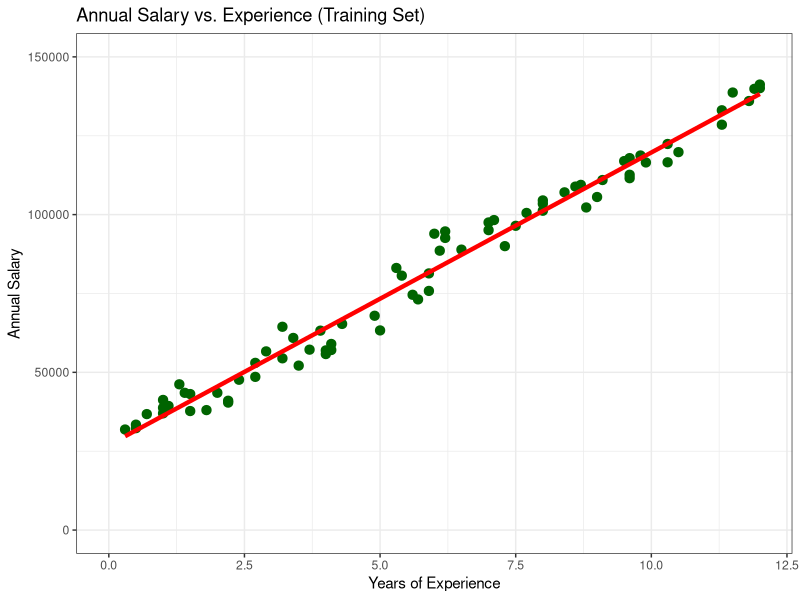
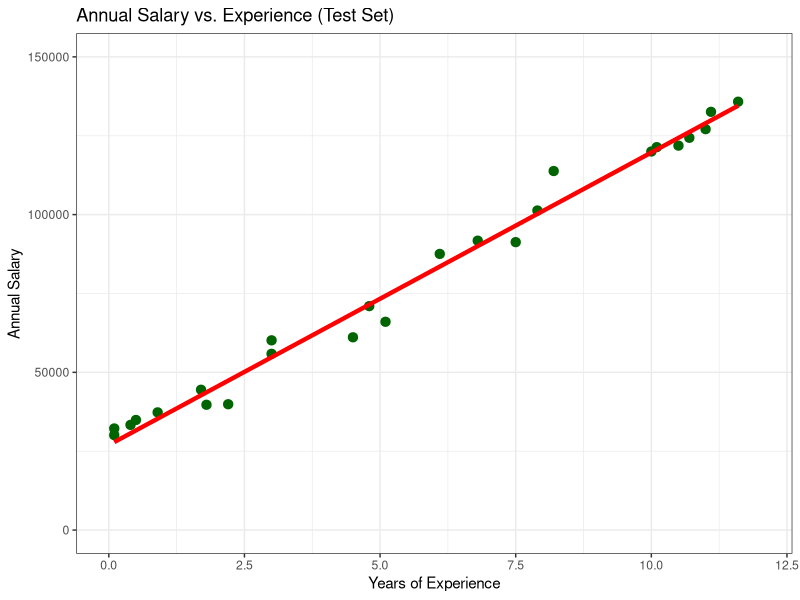

R code for these plots, in order:

## Predicting salaries
######################

# https://www.linkedin.com/in/aykhaled/

rm(list = ls())

# load libraries

library(tidyverse)
library(caTools)


# import dataset

dataset <- read.csv("Predicting_Salaries.csv")
glimpse(dataset)


# split dataset

set.seed(234)
split <- sample.split(dataset$AnnualSalary, SplitRatio = 0.75)
train <- subset(dataset, split == T)
test <- subset(dataset, split == F)


# Fit Linear Regression

LinReg <- lm(AnnualSalary ~ . , dataset)
summary(LinReg)

# apply the model on train set

train$yhat_AnnualSalary <- predict(LinReg, newdata = train)
  
# predict on test set

test$Predict_AnnualSalary <- predict(LinReg, newdata = test)


# visulizing train set

ggplot(train) +
  geom_point(aes(x = YearsOfExperience, y = AnnualSalary),
             color = 'darkgreen', stroke = 1.5) +
  geom_line(aes(x = YearsOfExperience, y = yhat_AnnualSalary),
            color = 'red', lwd = 1.5) +
  ggtitle ('Annual Salary vs. Experience (Training Set)') +
  xlab ('Years of Experience') +
  ylab ('Annual Salary') +
  scale_x_continuous(limits = c(0, 12)) + 
  scale_y_continuous(limits = c(0, 150000)) +
  theme_bw()

  
# visulizing test set

ggplot(test) +
  geom_point(aes(x = YearsOfExperience, y = AnnualSalary),
             color = 'darkgreen', stroke = 1.5) +
  geom_line(aes(x = YearsOfExperience, y = Predict_AnnualSalary),
            color = 'red', lwd = 1.5) +
  ggtitle ('Annual Salary vs. Experience (Test Set)') +
  xlab ('Years of Experience') +
  ylab ('Annual Salary') +
  scale_x_continuous(limits = c(0, 12)) + 
  scale_y_continuous(limits = c(0, 150000)) +
  theme_bw()
